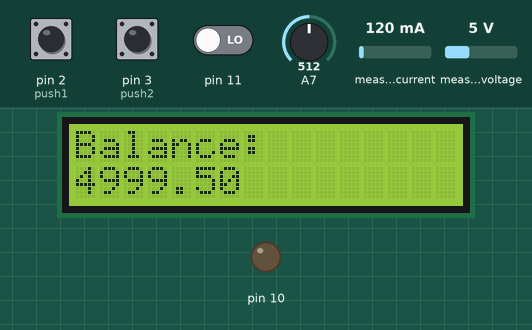
A sketch run on a simulated Arduino Nano, built with avr-gcc and run on an emulated ATmega328P. On the bench: 16×2 character LCD, output pins drawn as LEDs (lit = HIGH). Inputs (shaded band) come from the test bench; at power-on: pin 2 (push1) LOW, pin 3 (push2) LOW, pin 11 LOW, A7 = 512, measured current 120 mA, measured voltage 5 V. What the sketch prints to the serial monitor is not drawn.

Above: at 14.8 s.
14.9 s: pin 2 (push1) pulled HIGH for 2.3 s
At 18.9 s:
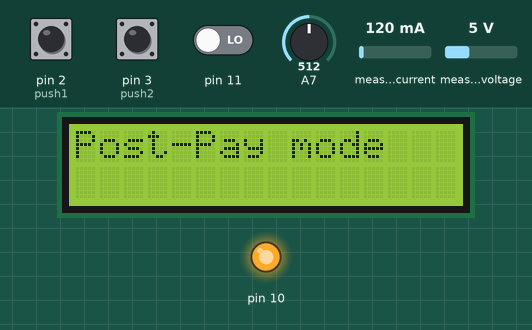
19.2 s: pin 3 (push2) pulled HIGH for 2.3 s
At 22.9 s:
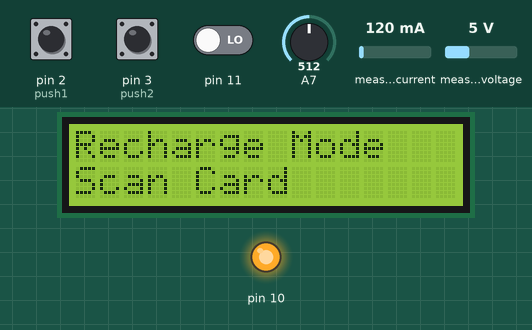
26.7 s: pin 11 driven HIGH
At 32.4 s:
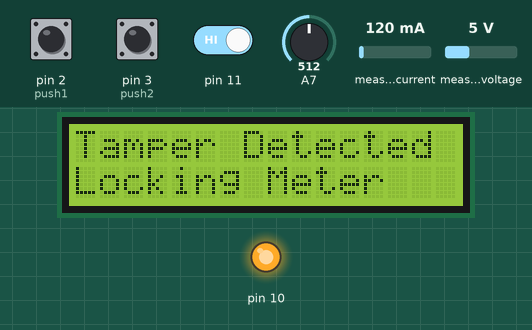
32.7 s: pin 2 (push1) pulled HIGH for 2.3 s
At 37.6 s:
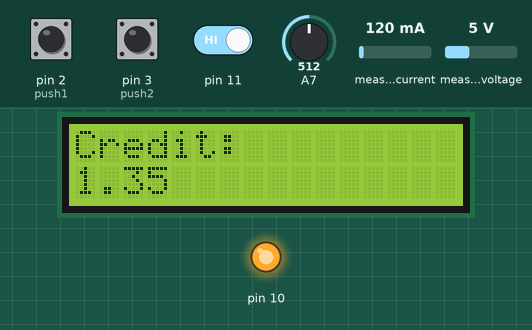
Timing chart, 0 to 39.1 s (numbered marks = the images above; inputs shaded):
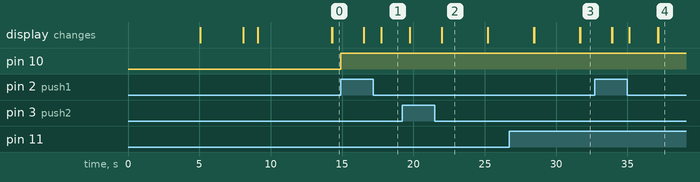

Measured:
- after the input at 14.9 s, pin 10: LOW → HIGH at once; the display: first differs from a run without the input after 1.6 s (image 1 shows a later state)
- after the input at 19.2 s, the display: first differs from a run without the input after 2.8 s (image 2)
- after the input at 26.7 s, the display: first differs from a run without the input after 5.0 s (image 3)
- after the input at 32.7 s, the display: first differs from a run without the input after 1.2 s (image 4 shows a later state)
- what the display in image 2 shows lasts 3.2 s, from 22.0 s to 25.2 s

The sketch:

Smart_meter.ino
```cpp
/*Smart Meter Electricity Meter Project By Kgomotso Ramabetha
 * Major Contributors:University of Cape Town
 * Thank You to the OpenEnergy Monitoring Project for providing the Emon Library and Examples.
 */
//Initialise Libraries, define constants

//incclude LCD Library
#include <LiquidCrystal.h>
// EmonLibrary examples openenergymonitor.org, Licence GNU GPL V3
#include "EmonLib.h" // Include Emon Library
#include <EEPROM.h>
EnergyMonitor emon1;             // Create an instance
int address = 0; //store Eprom address
int writecount = 0; //how many Values have been written to eeprom

//Electricity Charge variables
float kwh;
float balance = 5000;
float value;
float block_track = 0;
float consumption;
float voltage;
float credit;
float owe;

//tariffing setup: Postpaid Bock Tariffing
float block_rate1 = 1.3516; //R/kwh
float block_rate2 = 2.1735; //R/kwh
float current_charge = 1.3516;


//initialise LCD Object
LiquidCrystal lcd(8,9,4,5,6,7);

//Pin setup for interrupt handling
int push1 = 2;
int push2 = 3;
int LED = 13;

int mode1;
int mode2;

//FUnction Setup
void button();
void button2();
void tampering();
float metering();
void antenna();

int mode = 3;

void setup() {
  // put your setup code here, to run once:
  Serial.begin(9600);
  delay(5000);
  pinMode(A6,INPUT);
  pinMode(11, INPUT);

  //Begin LCD Interface
  lcd.begin(16,2);

  //setup each module : Only Values were changed, setup adopted from OEM.
  emon1.voltage(2, 234.26, 1.7);  // Voltage: input pin, calibration, phase_shift
  emon1.current(1, 111.1);       // Current: input pin, calibration.

  //Serial output, loading stored EEEprom value
  Serial.println("Value from EEEprom :");
  Serial.println(balance);

//Smart Meter Start-up
  lcd.clear();
  lcd.setCursor(0,0);
  lcd.print("Welcome...");
  lcd.setCursor(0,1);
  lcd.print("Smart Meter");
  delay(3000);
  lcd.clear();
  lcd.setCursor(0,0);
  //default mode prepayment
  lcd.print("Prepayment Mode");
  delay(1000);
  lcd.setCursor(0,1);
  lcd.print("loading...");

  delay(3000);

  //interrupt handling;
  pinMode(push1,INPUT);
  pinMode(push2, INPUT);
  pinMode(10,OUTPUT);
  attachInterrupt(digitalPinToInterrupt(push1),button, RISING);
  attachInterrupt(digitalPinToInterrupt(push2),button2, RISING);
}

void loop() {
  // put your main code here, to run repeatedly:

  //Tamper Detection Module
  tampering();
    //check tampering module if any tampering has occured
    //if tampering has occured update tamper constant, lock and display tamper detected on screen-contact utility, break at the end

  //Metering Module Interaction
  metering();

  //Antenna Module
  antenna();
   //send packets of data to data concentrator

  //customer interface module
    //check buttons pressed by customer and Switch modes
  switch (mode) {
     case 0:
        // statements
        lcd.clear();
        lcd.setCursor(0,0);
        lcd.print("Tamper Detected");
        lcd.setCursor(0,1);
        lcd.print("Locking Meter");
        digitalWrite(10,HIGH);
        //delay(1000);
        break;
      case 1:
        // statements
        lcd.clear();
        lcd.setCursor(0,0);
        lcd.print("Major loads off");
        lcd.setCursor(0,1);
        lcd.print("Post-pay mode...");
        digitalWrite(10,HIGH);
        creditmode();
        //delay(1000);
        break;
      case 2:
       // statements
        //pinMode(A7,INPUT);
        lcd.clear();
        lcd.setCursor(0,0);
        lcd.print("Recharge Mode");
        lcd.setCursor(0,1);
        lcd.print("Scan Card");
        float recharge = analogRead(A7);
        Serial.println("Value read from a7 is:");
        Serial.println(recharge);
        delay(1000);
        // statements
        break;
    }
//Other Functionality on Second Core
  }

float metering(){

  emon1.calcVI(20,2000);         // Calculate all. No.of half wavelengths (crossings), time-out
  emon1.serialprint();  // Print out all variables (realpower, apparent power, Vrms, Irms, power factor)

  //adopted from OEM examples
  float realPower       = emon1.realPower;        //extract Real Power into variable
  float apparentPower   = emon1.apparentPower;    //extract Apparent Power into variable
  float powerFactor     = emon1.powerFactor;      //extract Power Factor into Variable
  float supplyVoltage   = emon1.Vrms;             //extract Vrms into Variable
  float Irms            = emon1.Irms;             //extract Irms into Variable
  //delay(5000);

  delay(1000);
  //Calculate the consumption using c/kwh
  kwh= 0.5; //(realPower/1000)* (5/3600);
  consumption = kwh; //update energy used
  balance = balance - consumption; //update the balance

  Serial.println(kwh);
  Serial.println(consumption);
  Serial.println(balance);
  Serial.println();
  delay(1000);

  lcd.setCursor(0,1);
  lcd.print("                                                                   ");
  delay(10);
  lcd.setCursor(0,0);
  lcd.print("Balance:");
  lcd.setCursor(0,1);
  lcd.print(balance);
  //pinMode(A7,INPUT);

  voltage = balance*(5.0/1023.0);
  Serial.println("Voltage:");
  Serial.println(voltage);

  return realPower;
  return apparentPower;
  return powerFactor;
  return supplyVoltage;
  return Irms;
  return balance;
  }

//Function to handle tampering
void tampering(){
    if(digitalRead(11)==HIGH){
      mode=0;
      }
    //check if input high, contunuosly polling this peripheral
    //if tamparing has occured get stuck in infinite loop and dislay on LCD

    }

//Functions to handle interrupts
void button(){
  mode = 1;
  digitalWrite(10, HIGH);
  }

void button2(){
  mode = 2;
  digitalWrite(13, HIGH);
  }


void antenna(){

  }

void creditmode(){
  //Adopted from OEM examples
  emon1.calcVI(20,2000);         // Calculate all. No.of half wavelengths (crossings), time-out
  emon1.serialprint();           // Print out all variables (realpower, apparent power, Vrms, Irms, power factor)

  float realPower       = emon1.realPower;        //extract Real Power into variable
  float apparentPower   = emon1.apparentPower;    //extract Apparent Power into variable
  float powerFactor     = emon1.powerFactor;      //extract Power Factor into Variable
  float supplyVoltage   = emon1.Vrms;             //extract Vrms into Variable
  float Irms            = emon1.Irms;             //extract Irms into Variable
  //delay(5000);

  delay(1000);
  lcd.clear();
  lcd.setCursor(0,0);
  lcd.print("Post-Pay mode");
  //Calculate the consumption using c/kwh
  kwh= (0.5); //(realPower/1000)* (5/3600);
  owe = kwh * current_charge; //update energy used
  credit = credit + owe; //update the balance

  Serial.println(kwh);
  Serial.println(owe);
  Serial.println(credit);
  Serial.println();
  delay(2000);

  lcd.clear();
  lcd.setCursor(0,1);
  lcd.print("                                                                   ");
  delay(10);
  lcd.setCursor(0,0);
  lcd.print("Credit:");
  lcd.setCursor(0,1);
  lcd.print(credit);

  }
```
